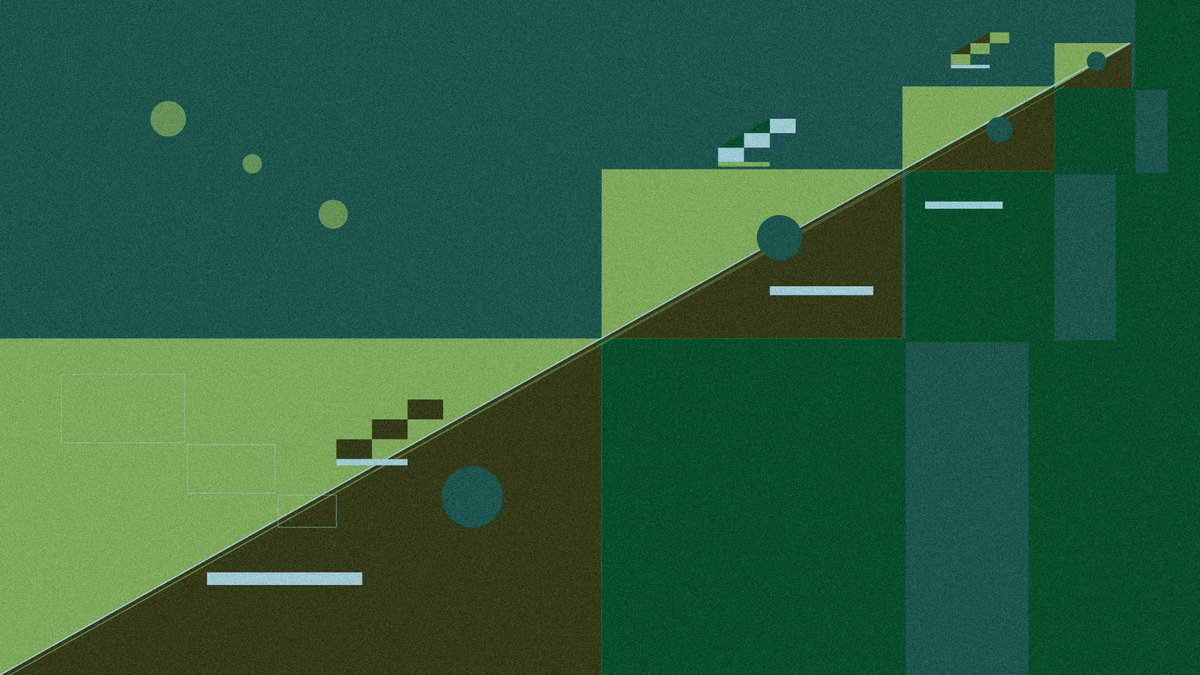
Frame 1 (no input)
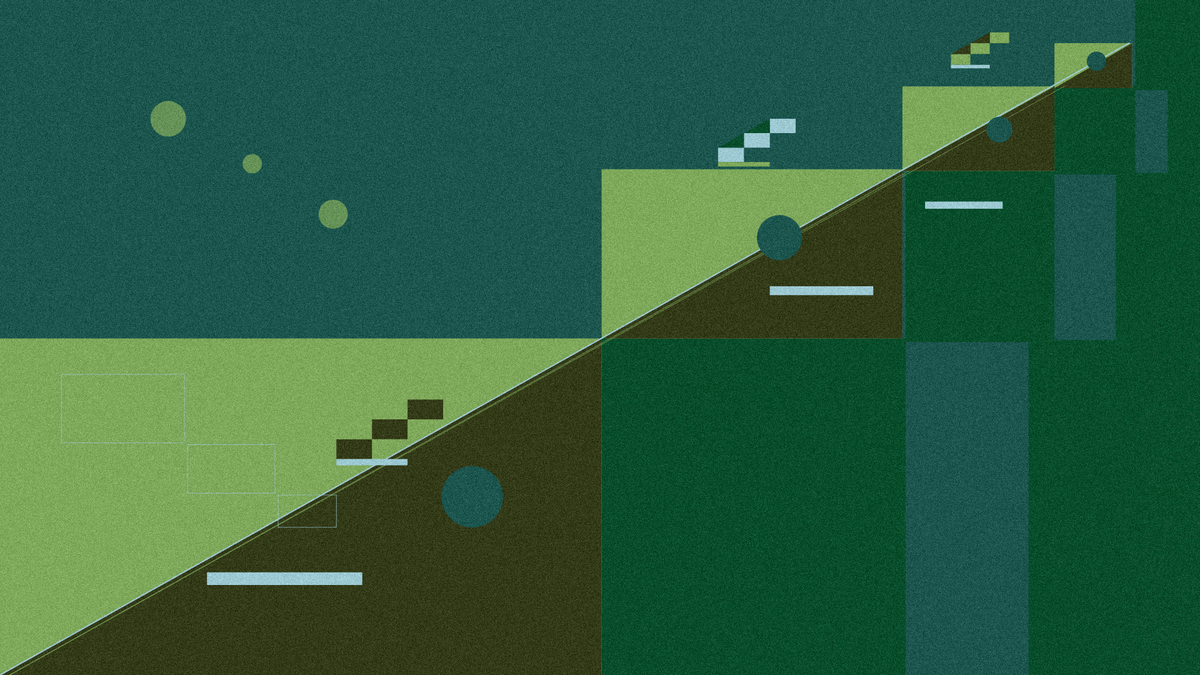
Frame 2 (the mouse pressed at the canvas centre, redrawn once)

The p5.js sketch that drew these frames (run headless with seeded random() and noise() and a simulated clock; the mouse was pressed at the canvas centre and the sketch redrawn once):

// p5.js sketch
// ── sketch.js
function setup() {
  createCanvas(1920, 1080);
  noLoop();
  pixelDensity(1);
}

function draw() {
  const sx = width / 371;
  const sy = height / 375;

  const X = v => v * sx;
  const Y = v => v * sy;

  background(27, 85, 78);

  noStroke();

  // mirrored stepped mass
  fill(6, 77, 43);
  beginShape();
  vertex(X(371), Y(0));
  vertex(X(351), Y(0));
  vertex(X(351), Y(48));
  vertex(X(326), Y(48));
  vertex(X(326), Y(95));
  vertex(X(280), Y(95));
  vertex(X(280), Y(188));
  vertex(X(186), Y(188));
  vertex(X(186), Y(375));
  vertex(X(371), Y(375));
  endShape(CLOSE);

  // raised stepped blocks
  fill(126, 168, 90);
  rect(X(326), Y(24), X(24), Y(25));
  rect(X(279), Y(48), X(47), Y(47));
  rect(X(186), Y(94), X(93), Y(94));
  rect(X(0), Y(188), X(186), Y(187));

  // diagonal stair triangles / blocks
  fill(51, 58, 24);

  triangle(X(350), Y(24), X(326), Y(49), X(350), Y(49));

  beginShape();
  vertex(X(326), Y(48));
  vertex(X(279), Y(95));
  vertex(X(326), Y(95));
  endShape(CLOSE);

  beginShape();
  vertex(X(279), Y(94));
  vertex(X(186), Y(188));
  vertex(X(279), Y(188));
  endShape(CLOSE);

  beginShape();
  vertex(X(186), Y(188));
  vertex(X(0), Y(375));
  vertex(X(186), Y(375));
  endShape(CLOSE);

  // small background cuts make the flipped version feel less mechanically mirrored
  fill(27, 85, 78);
  rect(X(351), Y(50), X(10), Y(46));
  rect(X(326), Y(97), X(19), Y(92));
  rect(X(280), Y(190), X(38), Y(185));

  // thin diagonal edges
  stroke(157, 201, 211);
  strokeWeight(width * 0.00115);
  line(X(349), Y(24), X(0), Y(375));

  stroke(126, 168, 90, 150);
  strokeWeight(width * 0.0007);
  line(X(329), Y(48), X(0), Y(378));
  line(X(281), Y(95), X(2), Y(376));

  // small satellite stairs give the rigid shape a playful echo
  noStroke();

  function stairStamp(x, y, step, c1, c2, c3) {
    fill(c1);
    rect(X(x), Y(y), X(step), Y(step));
    rect(X(x - step), Y(y + step), X(step), Y(step));
    rect(X(x - step * 2), Y(y + step * 2), X(step), Y(step));

    fill(c2);
    triangle(
      X(x), Y(y),
      X(x - step), Y(y + step),
      X(x), Y(y + step)
    );
    triangle(
      X(x - step), Y(y + step),
      X(x - step * 2), Y(y + step * 2),
      X(x - step), Y(y + step * 2)
    );

    fill(c3);
    rect(X(x - step * 2), Y(y + step * 3), X(step * 2), Y(step * 0.32));
  }

  stairStamp(306, 18, 6, color(126, 168, 90), color(51, 58, 24), color(157, 201, 211));
  stairStamp(238, 66, 8, color(157, 201, 211), color(6, 77, 43), color(126, 168, 90));
  stairStamp(126, 222, 11, color(51, 58, 24), color(126, 168, 90), color(157, 201, 211));

  // punched dots and tabs break up the large blocks without changing the structure
  fill(27, 85, 78);
  circle(X(339), Y(34), X(6));
  circle(X(309), Y(72), X(8));
  circle(X(241), Y(132), X(14));
  circle(X(146), Y(276), X(19));

  fill(157, 201, 211);
  rect(X(286), Y(112), X(24), Y(4));
  rect(X(238), Y(159), X(32), Y(5));
  rect(X(64), Y(318), X(48), Y(7));

  fill(126, 168, 90, 190);
  circle(X(52), Y(66), X(11));
  circle(X(78), Y(91), X(6));
  circle(X(103), Y(119), X(9));

  stroke(157, 201, 211, 170);
  strokeWeight(width * 0.00055);
  noFill();
  rect(X(19), Y(208), X(38), Y(38));
  rect(X(58), Y(247), X(27), Y(27));
  rect(X(86), Y(275), X(18), Y(18));

  // soft printed-paper texture
  loadPixels();
  for (let y = 0; y < height; y++) {
    for (let x = 0; x < width; x++) {
      const i = 4 * (x + y * width);
      const n = random(-18, 18);
      const speckle = random() < 0.018 ? random(-35, 35) : 0;

      pixels[i] = constrain(pixels[i] + n + speckle, 0, 255);
      pixels[i + 1] = constrain(pixels[i + 1] + n + speckle, 0, 255);
      pixels[i + 2] = constrain(pixels[i + 2] + n + speckle, 0, 255);
    }
  }
  updatePixels();

  // subtle right-edge wear
  noStroke();
  for (let i = 0; i < 900; i++) {
    const x = random(X(353), X(371));
    const y = random(Y(115), height);
    const a = random(8, 35);
    fill(100, 110, 92, a);
    circle(x, y, random(1, 5));
  }
}
